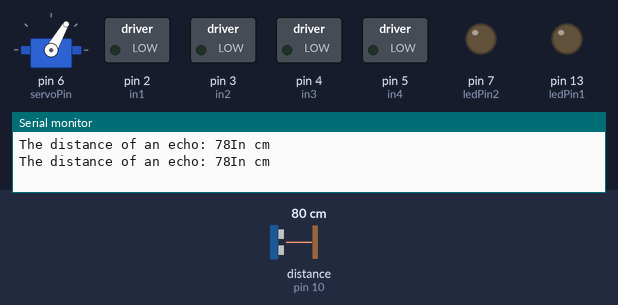
Simulated run of this sketch. Board: Arduino Uno, built with avr-gcc and run on an emulated ATmega328P. Parts: servo, switched loads named in the sketch (green lamp = pin HIGH), output pins drawn as LEDs (lit = HIGH), the last lines printed to the serial monitor. Wiring (inferred from the names in the program): ultrasonic range finder: trigger pin 9; echo pin 10. Inputs (shaded band) come from the test bench; at power-on: distance to the obstacle (sensor on pin 10) 80 cm. The echo pulse lasts 58.3 µs per cm; pins used as bus, display or sensor lines are not drawn.

Above: at 2.2 s.
2.3 s: distance to the obstacle (sensor on pin 10) set to 38 cm
4.2 s: distance to the obstacle (sensor on pin 10) set to 31 cm
At 5.3 s:
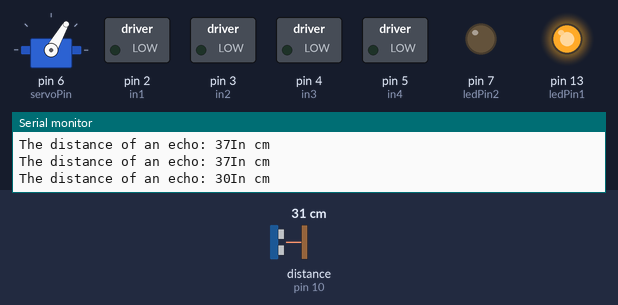
6.5 s: distance to the obstacle (sensor on pin 10) set to 35 cm
At 8.2 s:
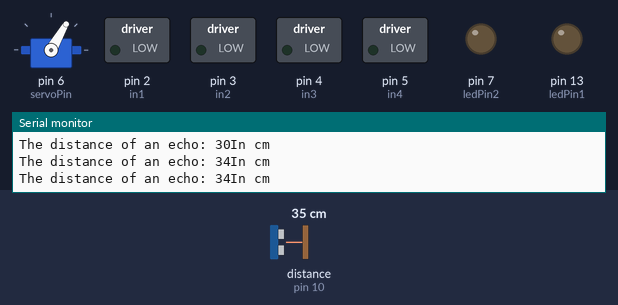
8.5 s: distance to the obstacle (sensor on pin 10) set to 2 cm
At 9.9 s:
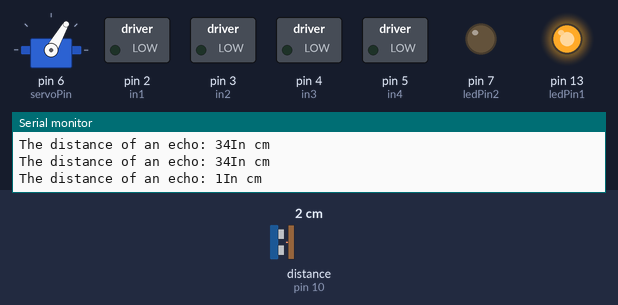
Timing chart, 0 to 11.5 s (numbered marks = the images above; inputs shaded):
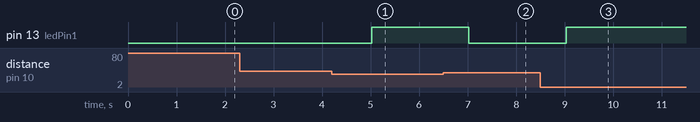

Measured:
- the behaviour switches between 34 and 33 cm on distance to the obstacle (sensor on pin 10) (found by bisection; images 0 and 1)
- after the input at 4.2 s, pin 13 (ledPin1): LOW → HIGH after 0.82 s
- after the input at 6.5 s, pin 13 (ledPin1): HIGH → LOW after 0.53 s
- after the input at 8.5 s, pin 13 (ledPin1): LOW → HIGH after 0.53 s

The sketch:

Automated_catlitter.ino
```cpp
#include <Servo.h>

const int trigPin = 9;        // Trigger pin for ultrasonic sensor
const int echoPin = 10;       // Echo pin for ultrasonic sensor
const int ledPin1 = 13;       // First LED pin indicate as green.
const int ledPin2 = 7;        // Secondary LED pin indicate as red.
const int in1 = 2;            // Motor Driver Input in1
const int in2 = 3;            // Motor Driver Input in2
const int in3 = 4;            // Motor Driver Input in3
const int in4 = 5;            // Motor Driver Input in4
const int servoPin = 6;       // Pin for servo motor
const int switchPin1 = 8;     // Pin for spdt switch for counterclockwise
const int switchPin2 = 11;    // Pin for spdt switch for clockwise

long duration;                 // Duration of the ultrasonic pulse
int distance;                  // This is the distance for sensing parameter of sonar.
bool isObjectDetected = false; // This indicates if an object is detected.
unsigned long lastObjectDetectedTime = 0; // Time when the last object was detected. This is crucial for loop process. Don't change it except for special function.
const unsigned long delayTime = 8000; // Delay time in milliseconds (8 seconds)

Servo servoMotor;

void setup() {
  Serial.begin(9600); // this is only for serial monitor baud rate data communication. Don't alter this.
  pinMode(trigPin, OUTPUT);
  pinMode(echoPin, INPUT);
  pinMode(ledPin1, OUTPUT);     // Initialize the first green LED
  pinMode(ledPin2, OUTPUT);    // Initialize the secondary red LED
  pinMode(in1, OUTPUT);
  pinMode(in2, OUTPUT);
  pinMode(in3, OUTPUT);
  pinMode(in4, OUTPUT);
  pinMode(servoPin, OUTPUT);
  pinMode(switchPin1, INPUT_PULLUP); // SPDT switch counterclockwise
  pinMode(switchPin2, INPUT_PULLUP); // SPDT switch counterclockwise

  servoMotor.attach(servoPin); // Attach the servo signal to its pin 6. (Color coded: yellow or white wire)

  digitalWrite(ledPin1, LOW);  // Initial turn off the first LED. Don't change it to HIGH logic.
  digitalWrite(ledPin2, LOW);  // Initially turn off the secondary LED

  // Set initial position of servo to 60 degrees
  servoMotor.write(60);
  delay(1000); // Allow time for the servo to reach its initial position
}

void loop() {
  // Ultrasonic sensor routine/functionality
  digitalWrite(trigPin, LOW);
  delayMicroseconds(2);
  digitalWrite(trigPin, HIGH);
  delayMicroseconds(10);
  digitalWrite(trigPin, LOW);
  duration = pulseIn(echoPin, HIGH);
  distance = duration * 0.034 / 2; //Don't change the value except for modification of distance and the type of a sensor or sonar to be used.

  Serial.print("The distance of an echo: "); //You can check the distance in serial monitor
  Serial.print(distance);
  Serial.println("In cm"); // same with cm.


  // Obstacle detection routine
  if (distance < 33) { // You can change the value. the limit of distance in cm is 2cm to 400 cm.
    digitalWrite(ledPin1, HIGH); // Turn on first green LED
    isObjectDetected = true;
    lastObjectDetectedTime = millis(); // Update the time when the last object was detected
  }


  else {
    digitalWrite(ledPin1, LOW); // Turn off first green LED
    unsigned long currentTime = millis();
    if (isObjectDetected && (currentTime - lastObjectDetectedTime >= delayTime)) {
      // If no object has been detected for 8 seconds then:

      // Move servo counterclockwise
      digitalWrite(ledPin2, HIGH); // Turn on secondary LED
      servoMotor.write(60); // Rotate servo clockwise to 60 degrees

      // Start motor clockwise until it reaches the switch to be triggered and stop.
      if (digitalRead(switchPin2) == HIGH){
        startMotorClockwise();
        while (digitalRead(switchPin2) == HIGH) {}
        stopMotor();
      }

      delay(1000); // Delay before changing direction. You can change the value according to your desired time preference of waiting before moving to counterclockwise

      // Move servo clockwise
      servoMotor.write(0); // Rotate servo counterclockwise to 0 degrees


      // Start motor counterclockwise until it reaches the switch to be triggered and stop.
      if (digitalRead(switchPin1) == HIGH) {
        startMotorCounterclockwise();
        while (digitalRead(switchPin1) == HIGH) {} // Wait until the switch is pressed
        stopMotor(); // Stop the motor when the switch is pressed
      }


      digitalWrite(ledPin2, LOW); // Turn off secondary LED
      delay(3000); // Delay before going back to the first LED

      // Wait before returning the servo to its initial position
      delay(3000); // Adjust this delay as needed.

      // Move servo back to initial position
      servoMotor.write(60); // Rotate servo back to 60 degrees
      isObjectDetected = false;
    }
  }

  delay(1000); // Wait before next sensor reading
}

// Motor control functions
void startMotorClockwise() {
  digitalWrite(in1, HIGH);
  digitalWrite(in2, LOW);
  digitalWrite(in3, HIGH);
  digitalWrite(in4, LOW);
}

void startMotorCounterclockwise() {
  digitalWrite(in1, LOW);
  digitalWrite(in2, HIGH);
  digitalWrite(in3, LOW);
  digitalWrite(in4, HIGH);
}

void stopMotor() {
  digitalWrite(in1, LOW);
  digitalWrite(in2, LOW);
  digitalWrite(in3, LOW);
  digitalWrite(in4, LOW);
}
```
